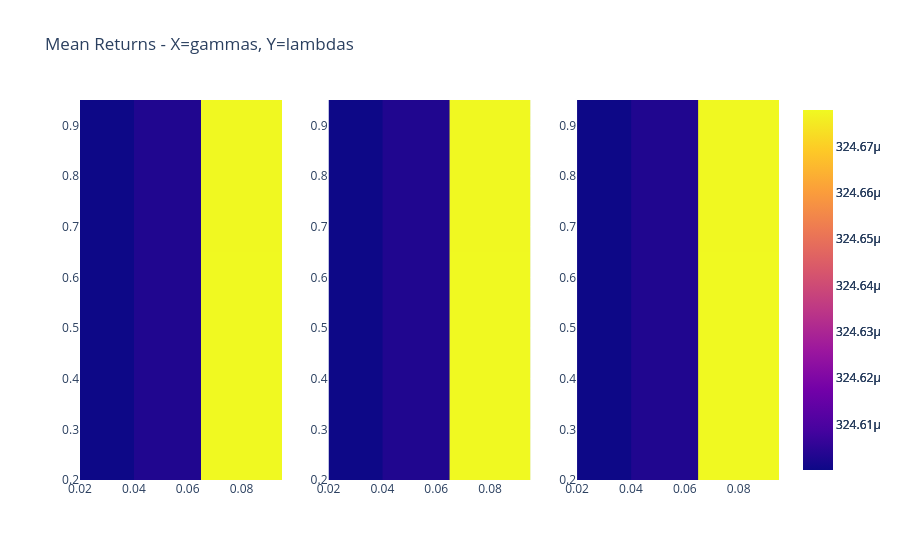

This figure's notebook cell:
### Code cell
meanreturns_img = make_subplots(rows=1, cols=3)
meanreturns_img.add_trace(go.Heatmap(x=gammas, y=lambdas, z=meanreturns[:,:,0]), row=1, col=1)
meanreturns_img.add_trace(go.Heatmap(x=gammas, y=lambdas, z=meanreturns[:,:,1]), row=1, col=2)
meanreturns_img.add_trace(go.Heatmap(x=gammas, y=lambdas, z=meanreturns[:,:,2]), row=1, col=3)
meanreturns_img.update_layout(title="Mean Returns - X=gammas, Y=lambdas")
meanreturns_img.show()

### Figure 1 — Plotly figure (JSON) as saved in the notebook; plotly's stock layout.template omitted (floating-point values rounded to 4 significant figures)
{"data": [{"type": "heatmap", "x": [0.03, 0.05, 0.08], "xaxis": "x", "y": [0.3, 0.5, 0.8], "yaxis": "y", "z": [[0.0003246, 0.0003246, 0.0003247], [0.0003246, 0.0003246, 0.0003247], [0.0003246, 0.0003246, 0.0003247]]}, {"type": "heatmap", "x": [0.03, 0.05, 0.08], "xaxis": "x2", "y": [0.3, 0.5, 0.8], "yaxis": "y2", "z": [[0.0003246, 0.0003246, 0.0003247], [0.0003246, 0.0003246, 0.0003247], [0.0003246, 0.0003246, 0.0003247]]}, {"type": "heatmap", "x": [0.03, 0.05, 0.08], "xaxis": "x3", "y": [0.3, 0.5, 0.8], "yaxis": "y3", "z": [[0.0003246, 0.0003246, 0.0003247], [0.0003246, 0.0003246, 0.0003247], [0.0003246, 0.0003246, 0.0003247]]}], "layout": {"title": {"text": "Mean Returns - X=gammas, Y=lambdas"}, "xaxis": {"anchor": "y", "domain": [0, 0.2889]}, "xaxis2": {"anchor": "y2", "domain": [0.3556, 0.6444]}, "xaxis3": {"anchor": "y3", "domain": [0.7111, 1]}, "yaxis": {"anchor": "x", "domain": [0, 1]}, "yaxis2": {"anchor": "x2", "domain": [0, 1]}, "yaxis3": {"anchor": "x3", "domain": [0, 1]}}}
